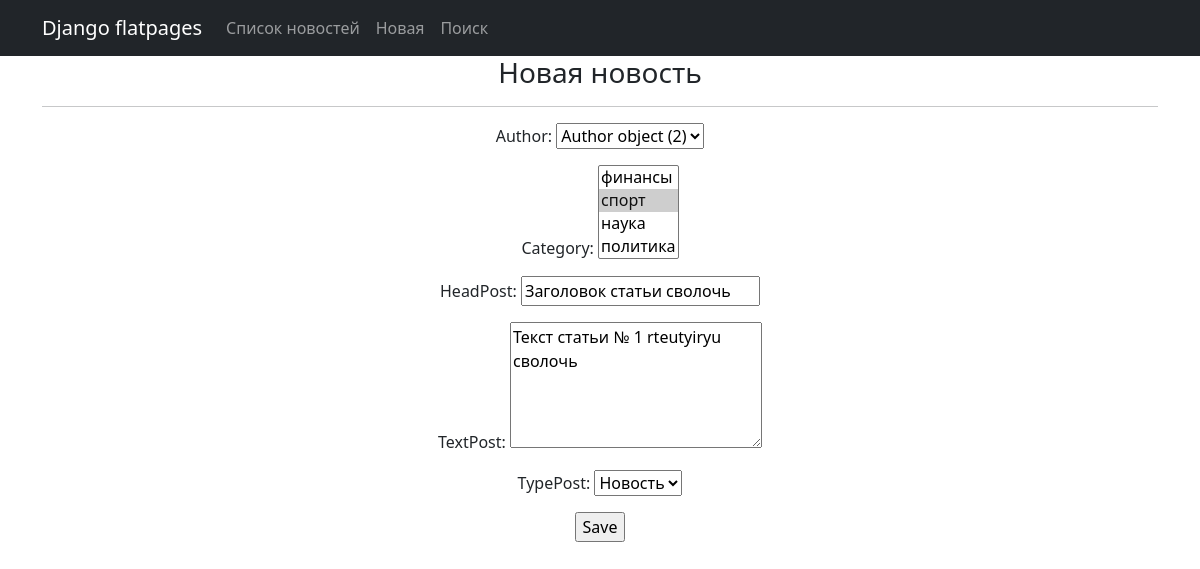
The page /articles/articles/1/update/ (signed in) on the database its author committed.
### news/models.py (models this page shows, shortened)
class Post(models.Model):
    article = 'AR'
    news = 'NW'
    PostPositions = [(article, 'Статья'), (news, 'Новость')]
    author = models.ForeignKey(Author, on_delete=models.CASCADE)
    category = models.ManyToManyField(Category, through='PostCategory')
    post_datetime = models.DateTimeField(auto_now_add=True)
    typePost = models.CharField(max_length=2, choices=PostPositions, default=news)
    headPost = models.CharField(max_length=255, blank=True)
    textPost = models.TextField(blank=True)
    rating = models.SmallIntegerField(default=0)

### news/views.py (the view)
# urls.py: path('articles/<int:pk>/update/', PostUpdate.as_view(), name='post_update'),
class PostUpdate(PermissionRequiredMixin, UpdateView):
            permission_required = ('news.change_post',)
            form_class = PostForm
            model = Post
            template_name = 'newss_create.html'
            success_url = reverse_lazy('post_list')
            context_object_name = 'newss'

### news/views.py
class PostForm(ModelForm):
            class Meta:
                model = Post
                category = ModelChoiceFilter(
                    lookup_expr='exact',
                    queryset=Category.objects.all(),
                    label='Категория',
                    field_name='category',
                )
                fields = ['author', 'category', 'headPost', 'textPost', 'typePost']
                widgets = {
                    'textPost': Textarea(attrs={'cols': 25, 'rows': 5}),
                }

### news/models.py (called while the page is built)
    def __str__(self):
        return f'{self.context}'

### templates/newss_create.html (shortened to what this page needs)
{% extends 'flatpages/default.html' %}
{% block content %}
<h3>Новая новость</h3>
<hr>
<form action="" method="post">
    {{ form.as_p }}
    <input type="submit" value="Save" />
</form>
{% endblock content %}

### rows shown on the page
Post: author "Author object (2)", headPost "Заголовок статьи сволочь", textPost "Текст статьи № 1 rteutyiryu сволочь", typePost "Новость"
